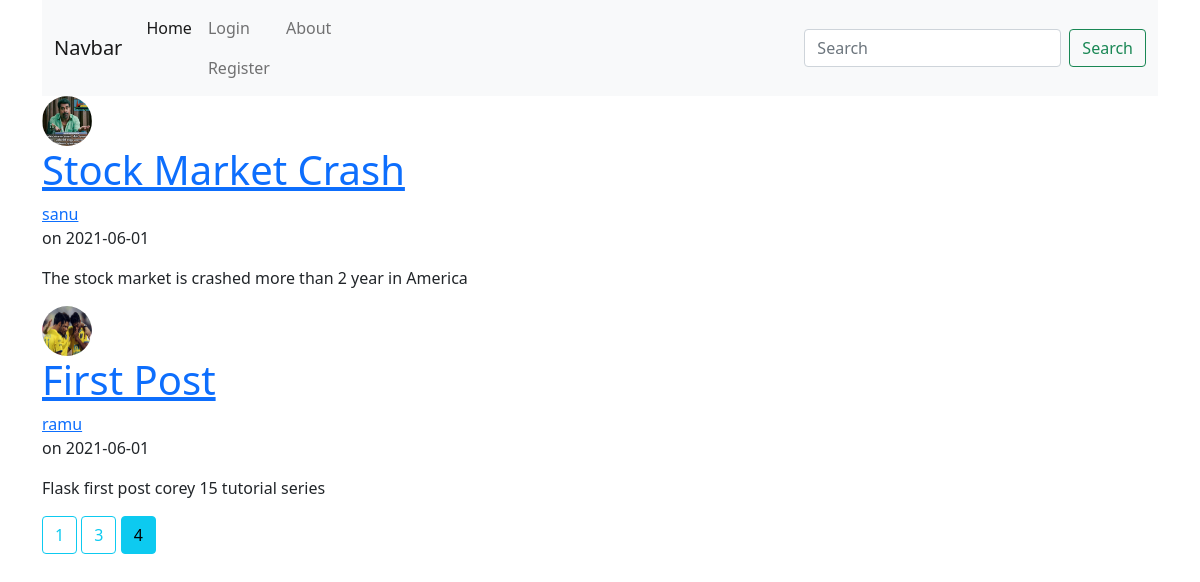
/home?page=4, run on the app's committed database.
### flask_blog/models.py (models this page shows, shortened)
class Post(db.Model):
    id = db.Column(db.Integer ,primary_key = True)
    title = db.Column(db.String(100) ,nullable = False)
    date_posted = db.Column(db.DateTime ,nullable = False,default = datetime.utcnow)
    content = db.Column(db.Text,nullable = False)
    user_id = db.Column(db.Integer ,db.ForeignKey('user.id'),nullable = False)

class User(db.Model, UserMixin):
    id = db.Column(db.Integer ,primary_key = True)
    username = db.Column(db.String(20), unique = True ,nullable = False)
    email = db.Column(db.String(120),unique = True, nullable = False)
    image_file = db.Column(db.String(20) ,nullable = False, default = 'default.jpg')
    password = db.Column(db.String(60) ,nullable = False)
    posts = db.relationship('Post' ,backref = 'author' ,lazy=True)

### flask_blog/main/routes.py (the view)
@main.route("/")
@main.route("/home")
def home():
    page = request.args.get('page', 1, type = int)
    posts = Post.query.order_by(Post.date_posted.desc()).paginate(page = page ,per_page = 2)
    return render_template('home.html', posts = posts)

### flask_blog/templates/home.html (shortened to what this page needs)
{% extends "layout.html" %}
{% block content %}
    {% for post in posts.items %}
        <article class = "media content-section">
            <div>
                <img class = 'rounded-circle article-img' src="{{ url_for('static' , filename = 'Images/' + post.author.image_file) }}" width="50" height="50">
                <h1><a href="{{ url_for('posts.post', post_id = post.id) }}">{{ post.title }}</a></h1>
            </div>
            <div class="media-body">
                <div class="article-metadata">
                    <a href="{{ url_for('users.user_posts' ,username = post.author.username) }}"> {{ post.author.username }}</a>
                    <p class="mr-2"> on {{ post.date_posted.strftime('%Y-%m-%d') }}</p>
                    <p class="article-content">{{ post.content }}</p>
                </div>
            </div>
        </article>
    {% endfor %}
    {% for page_num in posts.iter_pages(left_edge=1,right_edge=1,left_current=1,right_current=2) %}
        {% if page_num %}
            {% if posts.page == page_num %}
                <a class="btn btn-info mb-4" href="{{ url_for('main.home' ,page=page_num) }}">{{ page_num }}</a>
            {% else %}
                <a class="btn btn-outline-info mb-4" href="{{ url_for('main.home' ,page=page_num) }}">{{ page_num }}</a>
            {% endif %}
        {% endif %}
    {% endfor %}
{% endblock %}

### flask_blog/templates/layout.html (shortened to what this page needs)
<!DOCTYPE html>
<html lang="en">
<head>
    <link href="https://cdn.jsdelivr.net/npm/bootstrap@5.0.1/dist/css/bootstrap.min.css" rel="stylesheet">
</head>
<body>
    <div class="container">
        <div class="Navbar">
            <nav class="navbar navbar-expand-lg navbar-light bg-light">
                <div class="container-fluid">
                  <a class="navbar-brand" href="#">Navbar</a>
                  <div class="collapse navbar-collapse" id="navbarSupportedContent">
                    <ul class="navbar-nav me-auto mb-2 mb-lg-0">
                      <li class="nav-item">
                        <a class="nav-link active" aria-current="page" href="{{ url_for('main.home') }}">Home</a>
                      </li>
                      <div>
                        {% if current_user.is_authenticated %}
                        <li class="nav-item">
                          <a class="nav-link" href="{{ url_for('posts.new_post') }}">New Post</a>
                        </li>
                          <li class="nav-item">
                            <a class="nav-link" href="{{ url_for('users.account') }}">Account</a>
                          </li>
                          <li class="nav-item">
                            <a class="nav-link" href="{{ url_for('users.logout') }}">Logout</a>
                          </li>
                        {% else %}
                          <li class="nav-item">
                            <a class="nav-link" href="{{ url_for('users.login') }}">Login</a>
                          </li>
                          <li class="nav-item">
                            <a class="nav-link" href="{{ url_for('users.register') }}">Register</a>
                          </li>
                        {% endif %}
                      </div>
                      <li class="nav-item">
                        <a class="nav-link" href="{{ url_for('main.about') }}">About</a>
                      </li>
                    </ul>
                    <form class="d-flex">
                      <input class="form-control me-2" type="search" placeholder="Search" aria-label="Search">
                      <button class="btn btn-outline-success" type="submit">Search</button>
                    </form>
                  </div>
                </div>
              </nav>
        </div>
        {% block content %}{% endblock %}
    </div>
</body>
</html>

### data on the page
Post: image_file (picture), title "Stock Market Crash", author.username "sanu", date_posted "2021-06-01", content "The stock market is crashed more than 2 year in America"
Post: image_file (picture), title "First Post", author.username "ramu", date_posted "2021-06-01", content "Flask first post corey 15 tutorial series"

### other printed values
{{ page_num }} "1" "3"
{{ page_num }} "4"
